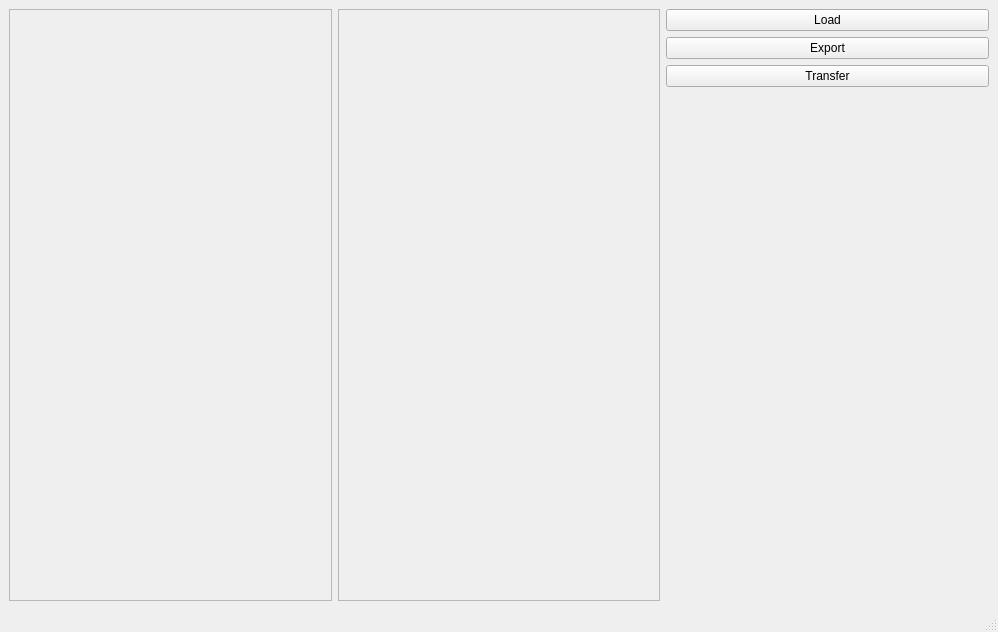
<?xml version="1.0" encoding="UTF-8"?>
<ui version="4.0">
 <class>MainWindow</class>
 <widget class="QMainWindow" name="MainWindow">
  <property name="geometry">
   <rect>
    <x>0</x>
    <y>0</y>
    <width>998</width>
    <height>632</height>
   </rect>
  </property>
  <property name="windowTitle">
   <string>MainWindow</string>
  </property>
  <widget class="QWidget" name="centralwidget">
   <layout class="QHBoxLayout" name="horizontalLayout">
    <item>
     <widget class="QFrame" name="imageViewFrame">
      <property name="frameShape">
       <enum>QFrame::StyledPanel</enum>
      </property>
      <property name="frameShadow">
       <enum>QFrame::Raised</enum>
      </property>
      <layout class="QVBoxLayout" name="verticalLayout_3">
       <item>
        <widget class="QLabel" name="imageView">
         <property name="text">
          <string/>
         </property>
        </widget>
       </item>
      </layout>
     </widget>
    </item>
    <item>
     <widget class="QFrame" name="imageReducedViewFrame">
      <property name="frameShape">
       <enum>QFrame::StyledPanel</enum>
      </property>
      <property name="frameShadow">
       <enum>QFrame::Raised</enum>
      </property>
      <layout class="QVBoxLayout" name="verticalLayout_2">
       <item>
        <widget class="QLabel" name="imageReducedView">
         <property name="text">
          <string/>
         </property>
        </widget>
       </item>
      </layout>
     </widget>
    </item>
    <item>
     <layout class="QVBoxLayout" name="verticalLayout">
      <item>
       <widget class="QPushButton" name="loadButton">
        <property name="text">
         <string>Load</string>
        </property>
       </widget>
      </item>
      <item>
       <widget class="QPushButton" name="exportButton">
        <property name="text">
         <string>Export</string>
        </property>
       </widget>
      </item>
      <item>
       <widget class="QPushButton" name="transferButton">
        <property name="text">
         <string>Transfer</string>
        </property>
       </widget>
      </item>
      <item>
       <spacer name="verticalSpacer">
        <property name="orientation">
         <enum>Qt::Vertical</enum>
        </property>
        <property name="sizeHint" stdset="0">
         <size>
          <width>20</width>
          <height>40</height>
         </size>
        </property>
       </spacer>
      </item>
     </layout>
    </item>
   </layout>
  </widget>
  <widget class="QMenuBar" name="menubar">
   <property name="geometry">
    <rect>
     <x>0</x>
     <y>0</y>
     <width>998</width>
     <height>20</height>
    </rect>
   </property>
  </widget>
  <widget class="QStatusBar" name="statusbar"/>
 </widget>
 <resources/>
 <connections/>
</ui>
